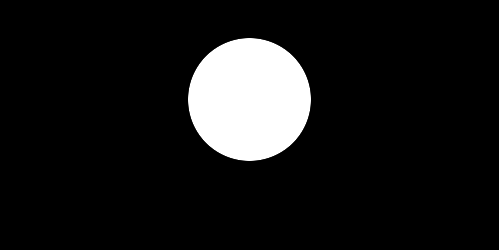
#> input picture input2.png, 499 x 250 px
$ python ex1.py
#> lines starting #> are read from the running program, lines starting #| are printed output that depends on the picture; after the words box and inside, x2 and y2 are one past the last pixel; in counts of white or black regions, pixels touching at a corner belong together
import cv2
import numpy as np

import numpy as np
import matplotlib.pyplot as plt
from PIL import Image

# Set image dimensions
height = 250
width = 500

# Create a blank white image
image = np.ones((height, width), dtype=np.uint8) * 255  # white

# Make the right half black
image[:, width//2:] = 0  # black on the right half

cv2.imshow('image',image)
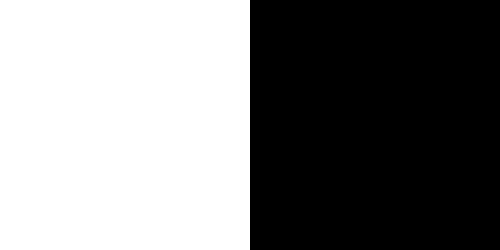
#> window 'image': shape (250, 500); 50% white; 1 white region, box (x1, y1, x2, y2) and area: (0, 0, 250, 250) 62500


# Optional: Save to file
Image.fromarray(image).save('input1_1.png')


img1 = cv2.imread('input1_1.png')

img2 = cv2.imread('input2.png')
#> img2 is the input picture: shape (250, 499, 3); min 0, max 255, mean 24.2
print("Image 1 shape:", img1.shape)
#| Image 1 shape: (250, 500, 3)
print("Image 2 shape:", img2.shape)
#| Image 2 shape: (250, 499, 3)
img1 = img1[:, :499, :]  # Crop the width from 500 to 499
#> img1: shape (250, 499, 3); 50.1% white; 1 black region, box (x1, y1, x2, y2) and area: (250, 0, 499, 250) 62250
print("Image 1 shape:", img1.shape)
#| Image 1 shape: (250, 499, 3)
# or
# img1 = cv2.resize(img1, (499, 250))  # Note: width comes before height in OpenCV

# Check if images are loaded properly
if img1 is None or img2 is None:
    print("Error loading one or both images")
    exit()

# Show the original
cv2.imshow('Image 1', img1)
cv2.imshow('Image 2', img2)

dest_and = cv2.bitwise_and(img1, img2, mask = None)
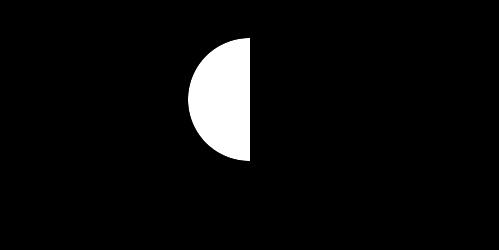
#> dest_and: shape (250, 499, 3); min 0, max 255, mean 12.2
cv2.imshow('Bitwise And', dest_and)

dest_xor = cv2.bitwise_xor(img1, img2, mask = None)
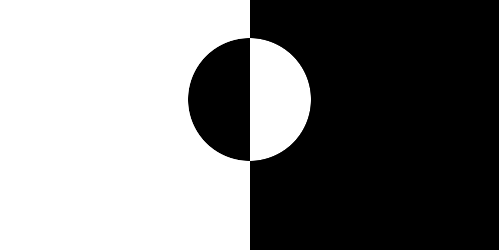
#> dest_xor: shape (250, 499, 3); min 0, max 255, mean 127.5
cv2.imshow('Bitwise XOR', dest_xor)
cv2.waitKey(0)

# all the images are read and shown in BGR coloring system
